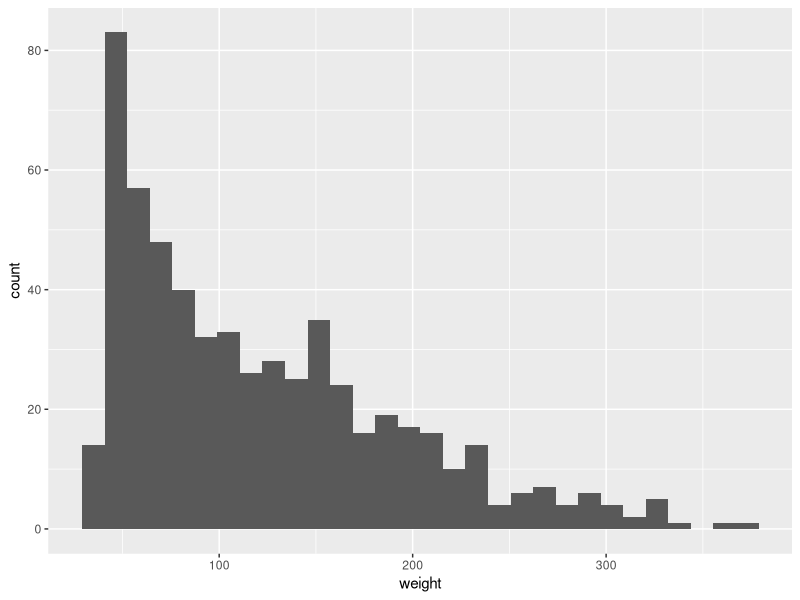
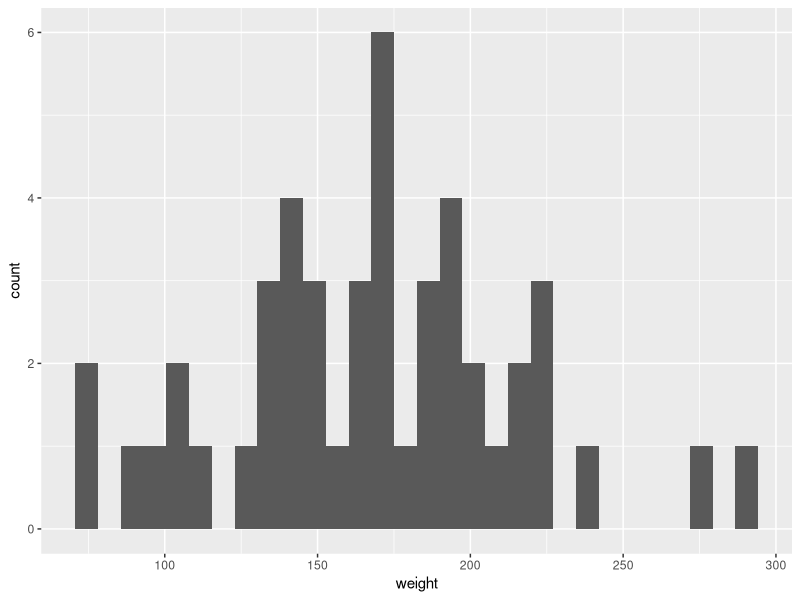
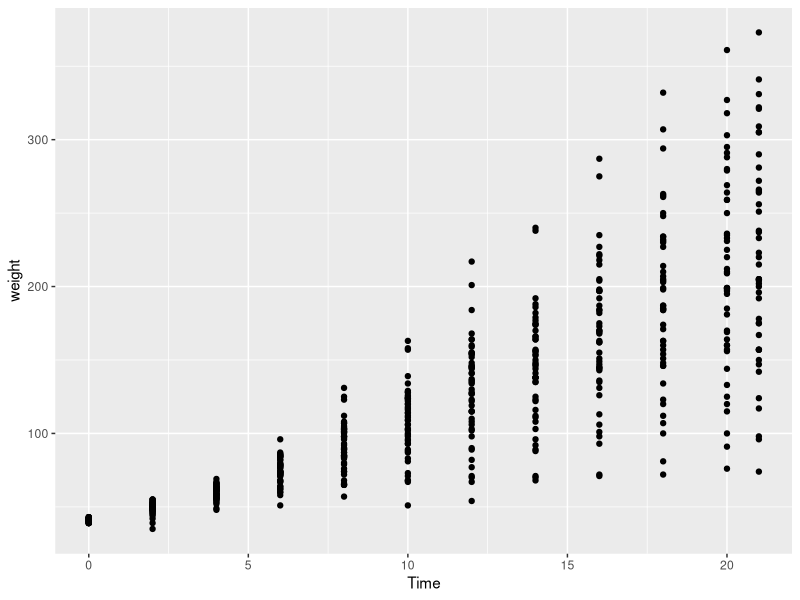
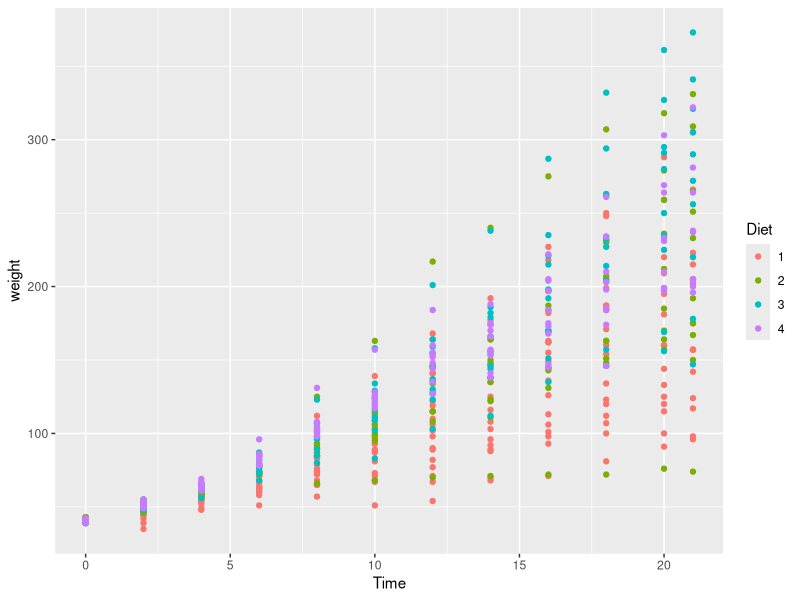
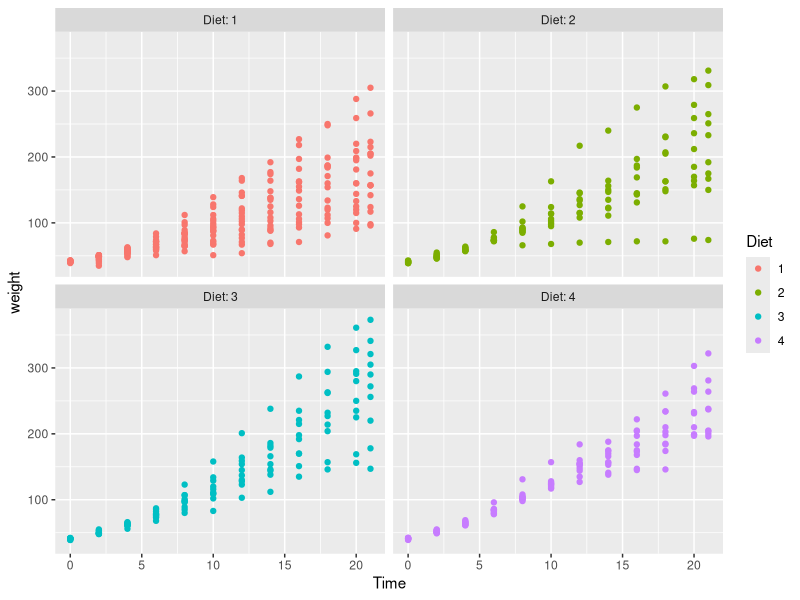

Generate these figures, in order, with R:
## ---- chunk 1
library(knitr)
knitr::opts_chunk$set(echo=TRUE, 
                      cache=FALSE, 
                      fig.width=5, 
                      fig.height=5,
                      fig.align='center',
                      fig.pos = 'H')
library(tidyverse)
library(ggplot2)
## ---- chunk 2
data()
## ---- chunk 3
df = ChickWeight %>% as_tibble
## ---- chunk 4
df = as_tibble(ChickWeight)
## ---- chunk 5
df
## ---- chunk 6
df %>%
  ggplot(aes(weight)) +
  geom_histogram()
## ---- chunk 7
df %>%
  filter(Time == 16) %>%
  ggplot(aes(weight)) +
  geom_histogram()
## ---- chunk 8
df %>%
  ggplot(aes(Time, weight)) +
  geom_point()
## ---- chunk 9
df %>%
  ggplot(aes(Time, weight)) +
  geom_point(aes(color = Diet))
## ---- chunk 10
df %>%
  ggplot(aes(Time, weight)) +
  geom_point(aes(color = Diet)) +
  facet_wrap(~ Diet, nrow = 2, labeller = label_both)
## ---- chunk 11
likelihood = c(0.00193, 0.000143, 0.975)
prior = c(7.60e-5, 6.05e-6, 3.12e-7)

unnormalized_posterior = likelihood * prior
posterior = unnormalized_posterior / sum(unnormalized_posterior)
posterior
